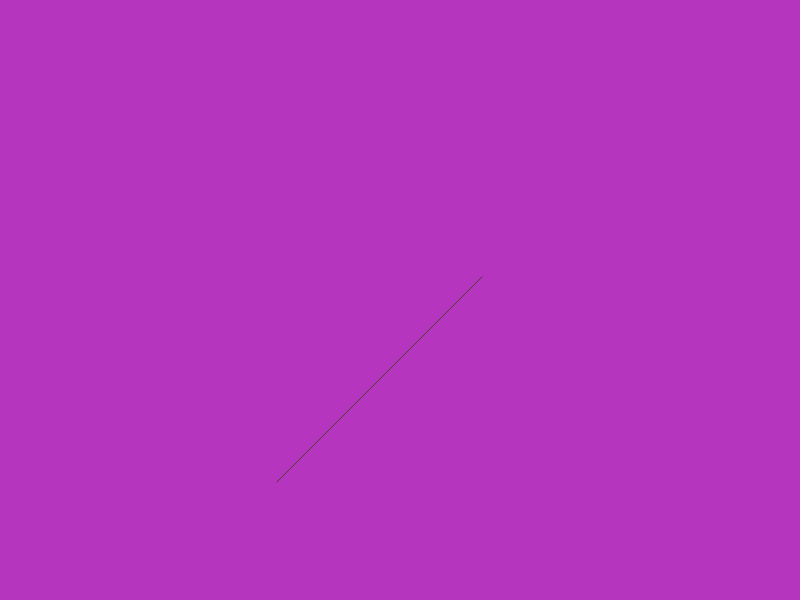
Frame 1 (no input)
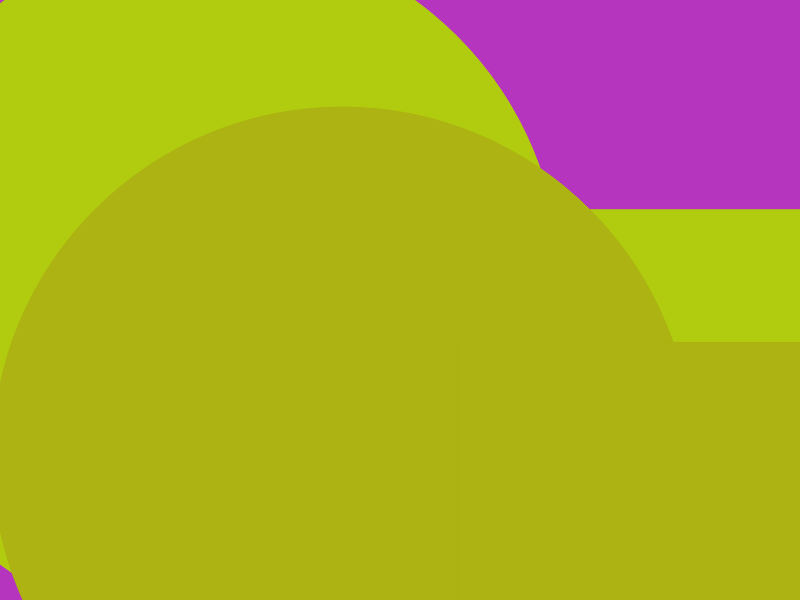
Frame 2 (the mouse pressed at the canvas centre, redrawn once)

The p5.js sketch that drew these frames (run headless with seeded random() and noise() and a simulated clock; the mouse was pressed at the canvas centre and the sketch redrawn once):

// p5.js sketch
// ── sketch.js
//Lets start by looking at the random() function

//random() can give us random numbers
//Check the reference to see the uses and syntax of this function

// Forked and Modified by Kartik Arora

let omouseX = 0, omouseY = 0, nmouseX = 0, nmouseY = 0;

function setup(){
	createCanvas(screen.width,screen.height);
	
	//First we set a random background colour
	background(random(0, 255), random(0,255), random(0,255));
	
	frameRate(24);
	noLoop();
}

function draw(){
	//Lets assign a random value to the letiable 'randomX' we can use the two parameters of the random function to set the range.
	//Lets get two random numbers between 0 and the width and height of the canvas

	let randomX = random(0, width);
	let randomY = random(0, height);
	
	//Here we set a random fill and stroke colour!
	let color = [random(0, 255), random(0,255), random(0,255)];
	fill(color);
	stroke(color);
  	smooth();
	
	// Calculate size of circle and square based on distance moved by the mouse
	let size = Math.abs(((pmouseX-omouseX)+(pmouseY-omouseY)));
	
  	line(randomX, randomY, randomY-(size/2), randomX+(size/2));
	ellipse(randomX, randomY, size);
  	rect(randomY, randomX, size, size);
}

// Detect mouse movement and store old and new coordinates
function mouseMoved(){
	if (mouseX == pmouseX && mouseY == pmouseY){}
	else{
		omouseX = pmouseX;
		omouseY = pmouseY;
		pmouseX = mouseX;
		pmouseY = mouseY;
		// Draw on the canvas because mouse moved
		draw();
	}
}
